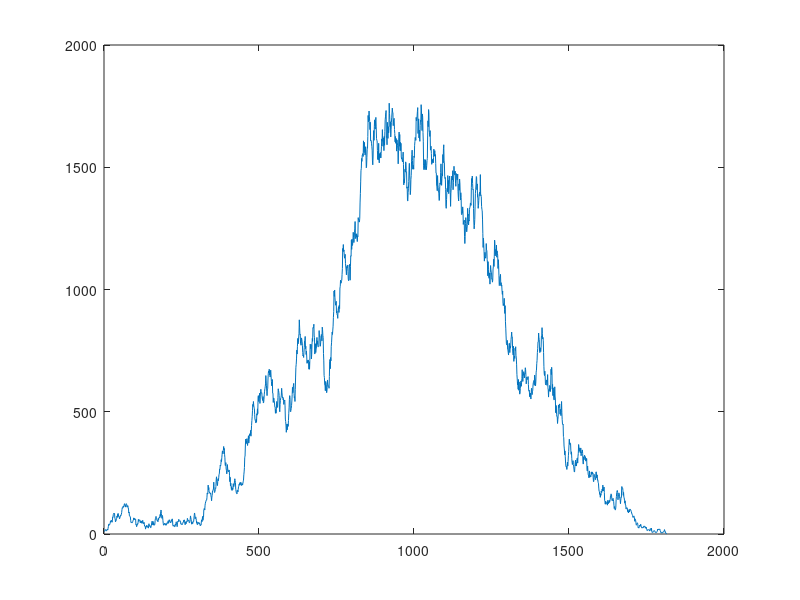

Write the MATLAB code that produced this figure.
k =[10];
aux = k(length(k));
while length(k)<1000
    k =[10];
    aux = k(length(k));
    while (aux > 0)
        k =[k;2*binornd(aux,.5)];
        aux =k(length(k));
    endwhile
endwhile
plot(k)
